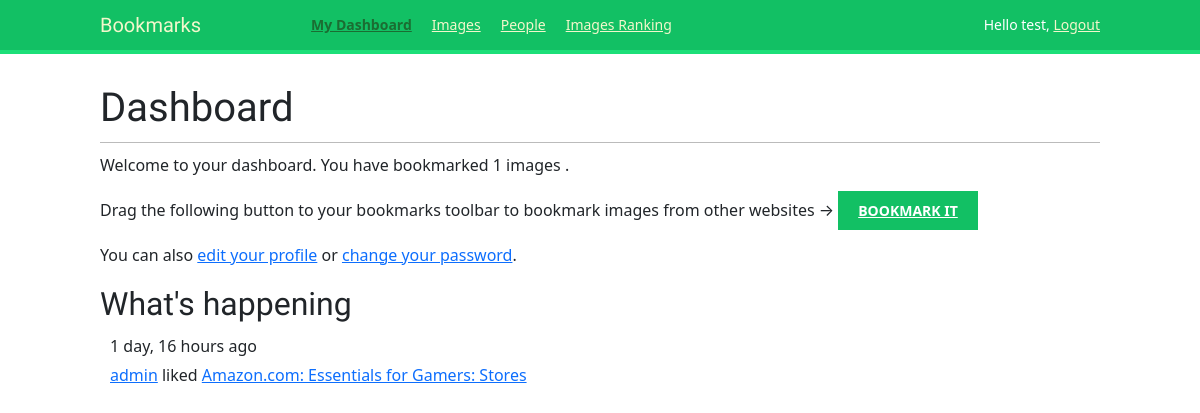
Before: /account/ (signed in) with the older database file.
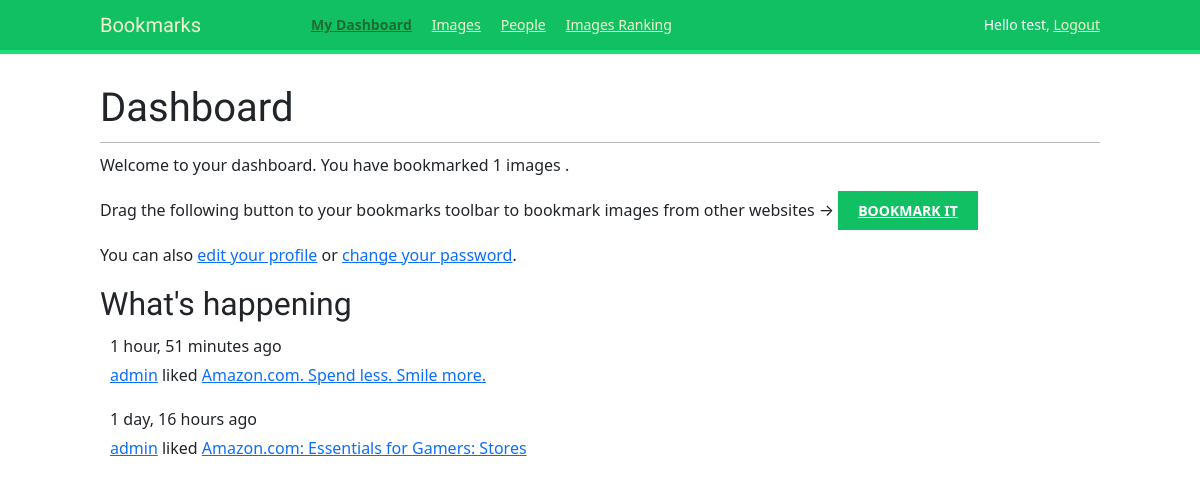
After: the same page with the newer database file.
### actions/models.py (models this page shows)
class Action(models.Model):
    user = models.ForeignKey('auth.User', related_name='actions', on_delete=models.CASCADE)
    verb = models.CharField(max_length=255)
    created = models.DateTimeField(auto_now_add=True)
    target_ct = models.ForeignKey(ContentType, blank=True, null=True, related_name='target_obj', on_delete=models.CASCADE)
    target_id = models.PositiveIntegerField(null=True, blank=True)
    target = GenericForeignKey('target_ct', 'target_id')
    class Meta:
        indexes = [
            models.Index(fields=['-created']),
            models.Index(fields=['target_ct', 'target_id']),
        ]
        ordering = ['-created']

### images/models.py (models this page shows, shortened)
class Image(models.Model):
    user = models.ForeignKey(settings.AUTH_USER_MODEL, related_name='images_created', on_delete=models.CASCADE)
    title = models.CharField(max_length=200)
    slug = models.SlugField(max_length=200, blank=True)
    url = models.URLField(max_length=2000)
    image = models.ImageField(upload_to='images/%Y/%m/%d/')
    description = models.TextField(blank=True)
    created = models.DateField(auto_now_add=True)
    users_like = models.ManyToManyField(settings.AUTH_USER_MODEL, related_name='images_liked', blank=True)
    total_likes = models.PositiveIntegerField(default=0)
    class Meta:
        indexes = [
            models.Index(fields=['-created']),
            models.Index(fields=['-total_likes']),
        ]
        ordering = ['-created']
    def __str__(self):
        return self.title
    def get_absolute_url(self):
        return reverse("images:detail", args=[self.id, self.slug])

### account/views.py (the view)
# urls.py: path('', views.dashboard, name='dashboard'),
@login_required
def dashboard(request):
    actions = Action.objects.exclude(user=request.user)
    following_ids = request.user.following.values_list('id', flat=True)
    if following_ids:
        actions = actions.filter(user_id__in=following_ids)
    actions = actions.select_related('user','user__profile').prefetch_related('target')[:10]
    return render(request, 'account/dashboard.html',{'section':'dashboard','actions':actions})

### account/templates/account/dashboard.html (shortened to what this page needs)
{% extends "base.html" %}
{% block content %}
    <h1>Dashboard</h1>
    {% with total_images_created=request.user.images_created.count %}
        <p>Welcome to your dashboard. You have bookmarked {{total_images_created}} images {{total_images_created|pluralize}}.</p>
    {% endwith %}
    <p>Drag the following button to your bookmarks toolbar to bookmark images
        from other websites → <a href="javascript:{% include 'bookmarklet_launcher.js' %}" class="button">Bookmark it</a></p>
    <p>
    You can also <a href="{% url "edit" %}">edit your profile</a> or <a href="{% url "password_change" %}">change your password</a>.
    </p>
    <h2>What's happening</h2>
    <div id="action-list">
        {% for action in actions %}
            {% include "actions/action/detail.html" %}
        {% endfor %}
    </div>
{% endblock %}

### actions/templates/actions/action/detail.html (shortened to what this page needs)
{% load thumbnail %}
{% with user=action.user profile=action.user.profile %}
<div class="action">
    <div class="info">
        <p>
            <span>{{ action.created|timesince }} ago</span>
            <br />
            <a href="{{ user.get_absolute_url }}">{{ user.username }}</a>
            {{ action.verb }}
            {% if action.target %}
                {% with target=action.target %}
                    <a href="{{ target.get_absolute_url }}">{{target}}</a>
                {% endwith %}
            {% endif %}
        </p>
    </div>
</div>
{% endwith %}

Changed rows visible on the page:
added Action: created "1 hour, 51 minutes", user.username "admin", verb "liked", target "Amazon.com. Spend less. Smile more."
